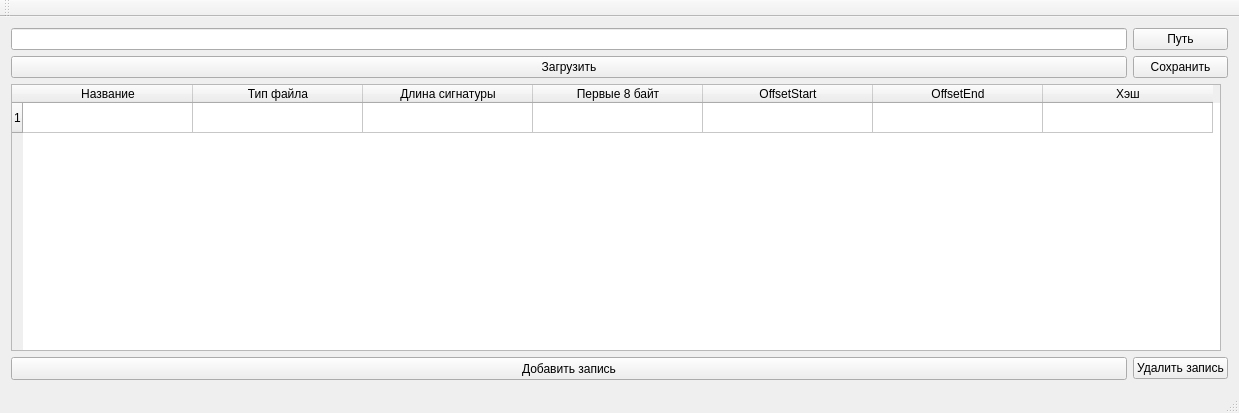
<?xml version="1.0" encoding="UTF-8"?>
<ui version="4.0">
 <class>BaseEditorClass</class>
 <widget class="QMainWindow" name="BaseEditorClass">
  <property name="geometry">
   <rect>
    <x>0</x>
    <y>0</y>
    <width>1229</width>
    <height>413</height>
   </rect>
  </property>
  <property name="baseSize">
   <size>
    <width>0</width>
    <height>0</height>
   </size>
  </property>
  <property name="windowTitle">
   <string>Редактор баз</string>
  </property>
  <widget class="QWidget" name="centralWidget">
   <layout class="QGridLayout" name="gridLayout">
    <item row="0" column="1">
     <widget class="QPushButton" name="pathButton">
      <property name="text">
       <string>Путь</string>
      </property>
     </widget>
    </item>
    <item row="3" column="0">
     <widget class="QPushButton" name="addButton">
      <property name="sizePolicy">
       <sizepolicy hsizetype="Expanding" vsizetype="Fixed">
        <horstretch>0</horstretch>
        <verstretch>0</verstretch>
       </sizepolicy>
      </property>
      <property name="minimumSize">
       <size>
        <width>1116</width>
        <height>23</height>
       </size>
      </property>
      <property name="text">
       <string>Добавить запись</string>
      </property>
     </widget>
    </item>
    <item row="3" column="1">
     <widget class="QPushButton" name="deleteButton">
      <property name="text">
       <string>Удалить запись</string>
      </property>
     </widget>
    </item>
    <item row="0" column="0">
     <widget class="QLineEdit" name="pathLineEdit">
      <property name="sizePolicy">
       <sizepolicy hsizetype="Expanding" vsizetype="Fixed">
        <horstretch>0</horstretch>
        <verstretch>0</verstretch>
       </sizepolicy>
      </property>
     </widget>
    </item>
    <item row="2" column="0" colspan="2">
     <widget class="QTableWidget" name="tableWidget">
      <property name="maximumSize">
       <size>
        <width>1210</width>
        <height>16777215</height>
       </size>
      </property>
      <property name="sizeIncrement">
       <size>
        <width>0</width>
        <height>0</height>
       </size>
      </property>
      <property name="sizeAdjustPolicy">
       <enum>QAbstractScrollArea::AdjustIgnored</enum>
      </property>
      <property name="rowCount">
       <number>1</number>
      </property>
      <attribute name="horizontalHeaderDefaultSectionSize">
       <number>170</number>
      </attribute>
      <row/>
      <column>
       <property name="text">
        <string>Название</string>
       </property>
       <property name="textAlignment">
        <set>AlignCenter</set>
       </property>
      </column>
      <column>
       <property name="text">
        <string>Тип файла</string>
       </property>
       <property name="textAlignment">
        <set>AlignCenter</set>
       </property>
      </column>
      <column>
       <property name="text">
        <string>Длина сигнатуры</string>
       </property>
       <property name="textAlignment">
        <set>AlignCenter</set>
       </property>
      </column>
      <column>
       <property name="text">
        <string>Первые 8 байт</string>
       </property>
       <property name="textAlignment">
        <set>AlignCenter</set>
       </property>
      </column>
      <column>
       <property name="text">
        <string>OffsetStart</string>
       </property>
       <property name="textAlignment">
        <set>AlignCenter</set>
       </property>
      </column>
      <column>
       <property name="text">
        <string>OffsetEnd</string>
       </property>
       <property name="textAlignment">
        <set>AlignCenter</set>
       </property>
      </column>
      <column>
       <property name="text">
        <string>Хэш</string>
       </property>
       <property name="textAlignment">
        <set>AlignCenter</set>
       </property>
      </column>
      <item row="0" column="0">
       <property name="text">
        <string/>
       </property>
       <property name="textAlignment">
        <set>AlignLeading|AlignVCenter</set>
       </property>
      </item>
      <item row="0" column="1">
       <property name="text">
        <string/>
       </property>
       <property name="textAlignment">
        <set>AlignLeading|AlignVCenter</set>
       </property>
      </item>
     </widget>
    </item>
    <item row="1" column="0">
     <widget class="QPushButton" name="readButton">
      <property name="sizePolicy">
       <sizepolicy hsizetype="Expanding" vsizetype="Fixed">
        <horstretch>0</horstretch>
        <verstretch>0</verstretch>
       </sizepolicy>
      </property>
      <property name="text">
       <string>Загрузить</string>
      </property>
     </widget>
    </item>
    <item row="1" column="1">
     <widget class="QPushButton" name="writeButton">
      <property name="text">
       <string>Сохранить</string>
      </property>
     </widget>
    </item>
   </layout>
  </widget>
  <widget class="QMenuBar" name="menuBar">
   <property name="geometry">
    <rect>
     <x>0</x>
     <y>0</y>
     <width>1229</width>
     <height>21</height>
    </rect>
   </property>
  </widget>
  <widget class="QToolBar" name="mainToolBar">
   <attribute name="toolBarArea">
    <enum>TopToolBarArea</enum>
   </attribute>
   <attribute name="toolBarBreak">
    <bool>false</bool>
   </attribute>
  </widget>
  <widget class="QStatusBar" name="statusBar"/>
 </widget>
 <layoutdefault spacing="6" margin="11"/>
 <resources>
  <include location="BaseEditor.qrc"/>
 </resources>
 <connections/>
</ui>
